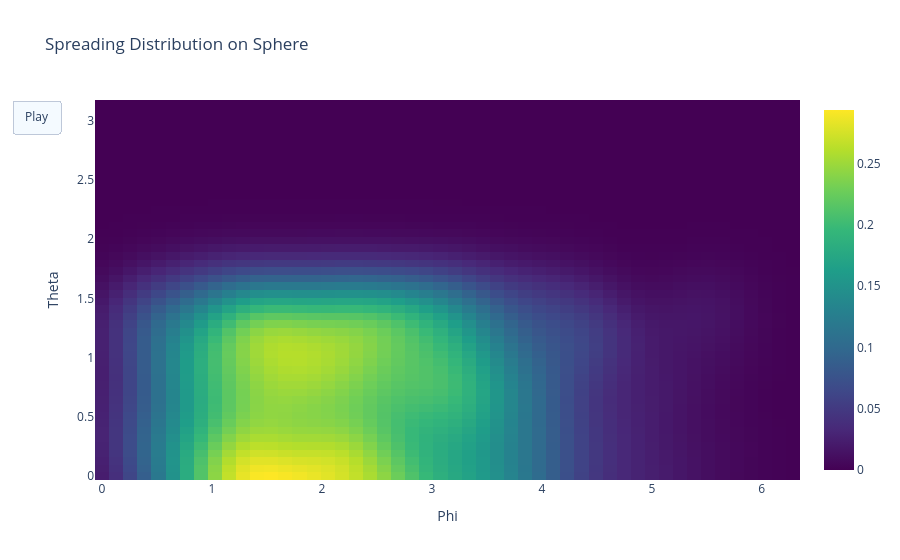

The notebook cell this image was saved under:
### Markdown cell above
The spectral expansion of the theoretical heat kernel is expressed as

$$
\frac{1}{4\pi}
\sum_{\ell=0}^{\infty}
(2\ell+1)
e^{-\ell(\ell+1)t}
P_\ell(\cos\theta),
$$

where $P_\ell$ represents the Legendre polynomial of degree $\ell$.

In this implementation, we will truncate the infinite series at $\ell = L = 50$ to approximate the series while limiting runtime. Additionally,

$$
p_t(\theta,\phi) = p_t(\theta),
$$

since the starting point of this simulation is the north pole of the sphere and the sphere is rotationally symmetric around that axis.

### Code cell
# Animate spreading distribution on S^2 across time steps
# Create initial frame with the grids and normalized density
init_heatmap = go.Heatmap(
    x=phi_grid,
    y=theta_grid,
    z=normalized_density_sphere,
    colorscale="Viridis"
)

# Create frames for remaining time indices
heatmap_frames = []
for i in range(1, 4):
    theta_grid, phi_grid, normalized_density_sphere, dtheta, dphi = estimate_density(positions_at_times, i)
    z_frame = normalized_density_sphere
    heatmap_frames.append(
        go.Frame(
            data=[go.Heatmap(
                x=phi_grid,
                y=theta_grid,
                z=z_frame)],
            name=f"Time step: {times[i]}"
        )
    )

# Plot figure with all frames and a play button for animation
figure = go.Figure(
    data=[init_heatmap],
    frames=heatmap_frames,
    layout=go.Layout(
        title="Spreading Distribution on Sphere",
        xaxis=dict(title="Phi"),
        yaxis=dict(title="Theta"),
        updatemenus=[{
            "type": "buttons",
            "buttons": [
                {
                    "label": "Play",
                    "method": "animate",
                    "args": [
                        None,
                        {
                            "frame": {"duration": 600, "redraw": True}, # Set redraw to true to prevent frozen animation
                            "fromcurrent": True,
                            "transition": {"duration": 200}
                        }
                    ]
                }
            ]
        }]
    )
)

figure.show()

### Figure 1 — Plotly figure (JSON) as saved in the notebook; plotly's stock layout.template omitted (floating-point values rounded to 4 significant figures; data arrays with more than 128 entries replaced by an {"elided": "..."} marker saying what was removed)
{"data": [{"colorscale": [[0, "#440154"], [0.1111, "#482878"], [0.2222, "#3e4989"], [0.3333, "#31688e"], [0.4444, "#26828e"], [0.5556, "#1f9e89"], [0.6667, "#35b779"], [0.7778, "#6ece58"], [0.8889, "#b5de2b"], [1, "#fde725"]], "type": "heatmap", "x": [0.0, 0.1282, 0.2565, 0.3847, 0.5129, 0.6411, 0.7694, 0.8976, 1.026, 1.154, 1.282, 1.411, 1.539, 1.667, 1.795, 1.923, 2.052, 2.18, 2.308, 2.436, 2.565, 2.693, 2.821, 2.949, 3.077, 3.206, 3.334, 3.462, 3.59, 3.719, 3.847, 3.975, 4.103, 4.232, 4.36, 4.488, 4.616, 4.744, 4.873, 5.001, 5.129, 5.257, 5.386, 5.514, 5.642, 5.77, 5.899, 6.027, 6.155, 6.283], "y": [0.0, 0.06411, 0.1282, 0.1923, 0.2565, 0.3206, 0.3847, 0.4488, 0.5129, 0.577, 0.6411, 0.7053, 0.7694, 0.8335, 0.8976, 0.9617, 1.026, 1.09, 1.154, 1.218, 1.282, 1.346, 1.411, 1.475, 1.539, 1.603, 1.667, 1.731, 1.795, 1.859, 1.923, 1.988, 2.052, 2.116, 2.18, 2.244, 2.308, 2.372, 2.436, 2.5, 2.565, 2.629, 2.693, 2.757, 2.821, 2.885, 2.949, 3.013, 3.077, 3.142], "z": {"elided": "50x50 float values"}}], "layout": {"title": {"text": "Spreading Distribution on Sphere"}, "updatemenus": [{"buttons": [{"args": [null, {"frame": {"duration": 600, "redraw": true}, "fromcurrent": true, "transition": {"duration": 200}}], "label": "Play", "method": "animate"}], "type": "buttons"}], "xaxis": {"title": {"text": "Phi"}}, "yaxis": {"title": {"text": "Theta"}}}}
